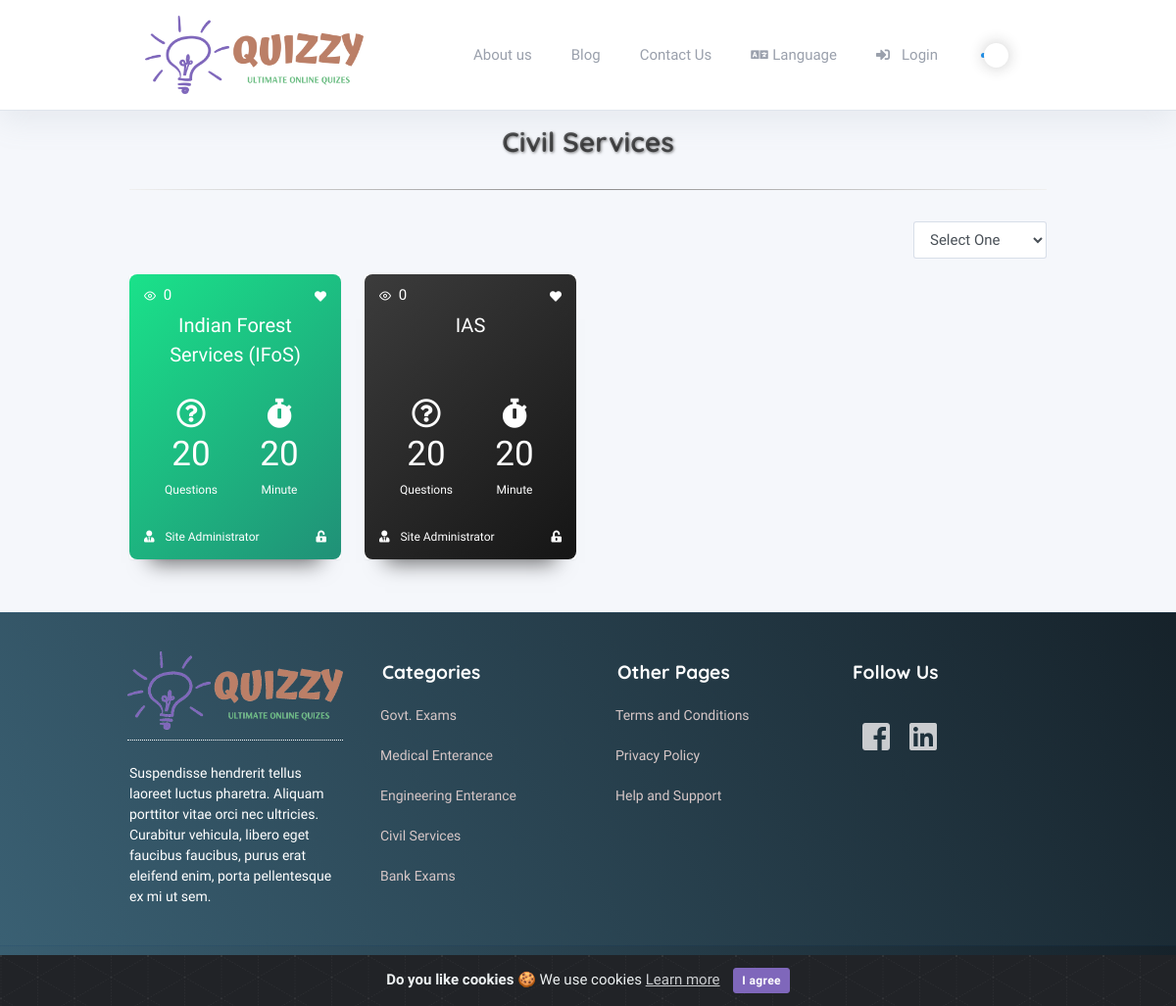
/category/civil-services, run on the app's committed database.
### tables this page shows
CREATE TABLE `settings` (
  `id` int(10) unsigned NOT NULL AUTO_INCREMENT,
  `name` varchar(128) NOT NULL,
  `input_type` enum('input','password','textarea','radio','dropdown','timezones','file') NOT NULL DEFAULT 'input',
  `options` text COMMENT 'Use for radio and dropdown: key|value on each line',
  `is_numeric` enum('0','1') NOT NULL DEFAULT '0' COMMENT 'forces numeric keypad on mobile devices',
  `show_editor` enum('0','1') NOT NULL DEFAULT '0',
  `input_size` enum('large','medium','small') DEFAULT NULL,
  `translate` enum('0','1') NOT NULL DEFAULT '0',
  `help_text` varchar(256) DEFAULT NULL,
  `validation` varchar(128) NOT NULL,
  `sort_order` tinyint(3) unsigned NOT NULL,
  `label` varchar(128) NOT NULL,
  `value` text COMMENT 'If translate is 1, just start with your default language',
  `last_update` datetime DEFAULT NULL,
  `updated_by` int(11) unsigned DEFAULT NULL,
  PRIMARY KEY (`id`),
  UNIQUE KEY `name` (`name`),
  KEY `updated_by` (`updated_by`)
);

CREATE TABLE `pages` (
  `id` int(11) NOT NULL AUTO_INCREMENT,
  `title` varchar(255) NOT NULL DEFAULT '',
  `slug` varchar(255) NOT NULL DEFAULT '',
  `content` longtext,
  `on_menu` tinyint(4) DEFAULT NULL,
  `featured_image` varchar(255) DEFAULT NULL,
  `meta_title` varchar(255) DEFAULT NULL,
  `meta_description` text,
  `meta_keywords` text,
  `added` timestamp NULL DEFAULT NULL,
  `updated` timestamp NULL DEFAULT NULL,
  PRIMARY KEY (`id`)
);

CREATE TABLE `category` (
  `id` int(11) unsigned NOT NULL AUTO_INCREMENT,
  `category_title` varchar(200) NOT NULL,
  `category_slug` varchar(255) DEFAULT NULL,
  `parent_category` varchar(200) NOT NULL,
  `category_description` text NOT NULL,
  `display_on_home` tinyint(4) DEFAULT '0',
  `category_icon` varchar(200) NOT NULL,
  `category_image` varchar(200) NOT NULL,
  `category_status` tinyint(4) NOT NULL DEFAULT '1' COMMENT '1=active,0=inactive',
  `category_is_delete` tinyint(4) NOT NULL DEFAULT '0' COMMENT '0=notdelete,1=softdelete',
  `category_added` timestamp NOT NULL DEFAULT CURRENT_TIMESTAMP,
  `category_updated` timestamp NOT NULL DEFAULT CURRENT_TIMESTAMP ON UPDATE CURRENT_TIMESTAMP,
  PRIMARY KEY (`id`),
  UNIQUE KEY `category_slug` (`category_slug`)
);

CREATE TABLE `quizes` (
  `id` int(11) NOT NULL AUTO_INCREMENT,
  `category_id` int(11) NOT NULL,
  `user_id` int(11) NOT NULL,
  `number_questions` int(11) NOT NULL,
  `price` int(11) NOT NULL,
  `title` varchar(255) NOT NULL,
  `description` text NOT NULL,
  `featured_image` varchar(255) NOT NULL,
  `duration_min` int(11) NOT NULL,
  `leader_board` tinyint(4) DEFAULT NULL,
  `quiz_instruction` longtext,
  `is_random` tinyint(4) DEFAULT '0',
  `is_random_option` tinyint(4) DEFAULT NULL,
  `is_paid` tinyint(4) DEFAULT NULL,
  `meta_title` varchar(255) DEFAULT NULL,
  `meta_description` text,
  `meta_keywords` text,
  `added` timestamp NULL DEFAULT CURRENT_TIMESTAMP,
  `updated` timestamp NULL DEFAULT NULL,
  `deleted` tinyint(4) DEFAULT NULL,
  `is_registered` tinyint(4) DEFAULT NULL,
  `attempt` tinyint(4) DEFAULT NULL,
  PRIMARY KEY (`id`)
);

CREATE TABLE `footer_sections` (
  `id` int(11) NOT NULL AUTO_INCREMENT,
  `section_number` enum('1','2','3','4') DEFAULT NULL,
  `type` enum('image','editor','link','text') DEFAULT NULL,
  `title` varchar(255) DEFAULT NULL,
  `value` longtext,
  `position` int(11) DEFAULT NULL,
  `updated` timestamp NULL DEFAULT NULL,
  PRIMARY KEY (`id`)
);

### application/views/quiz_data_list.php (the view, shortened to what the rows shown need)
<?php
if($quiz_list_data)
{
    foreach ($quiz_list_data as  $quiz_array)
    {
        $quiz_id = $quiz_array->id;
        $lang_id = get_language_data_by_language($this->session->userdata('language'));
        $translate_quiz_title = get_translated_column_value($lang_id,'quizes',$quiz_id,'title');
        $quiz_title = $translate_quiz_title ? $translate_quiz_title : $quiz_array->title;
        $quiz_title = strlen($quiz_title) > 40 ? substr($quiz_title,0,40)."..." : $quiz_title;
        $quiz_user_name = $quiz_array->first_name.' '.$quiz_array->last_name;
        $quiz_user_name = strlen($quiz_user_name) > 20 ? substr($quiz_user_name,0,20)."..." : $quiz_user_name;
        ?>
        <div class="col-xs-6 col-sm-6 col-md-4 col-lg-3">
            <div class="card card-bundle" data-turbolinks="false">
                <div class="thumbnail">
                    <div class="details card-dark-shadow">
                        <div class="quiz_icons">
                            <a href="/javascript:void(0)" class="icon float-left text-white-im"><i class="fe fe-eye mr-1"></i>
                                <span class="value"><?php echo xss_clean($quiz_array->total_view);?></span></a>
                                <a href="/javascript:void(0)" class="icon inline-block ml-3 float-right like-quiz text-white-im">
                                    <?php $like_or_not = (isset($quiz_array->like_id) && !empty($quiz_array->like_id) ? 'text-success' : 'text-muted');?>
                                    <i class="fav_icon fas fa-heart <?php echo xss_clean($like_or_not);?> text-white-im" data-quiz_id="<?php echo xss_clean($quiz_array->id);?>"></i>
                                </a>
                            </div>
                            <div class="framework-logo">
                                <p class="quiz_title"> <?php echo xss_clean($quiz_title); ?> </p>
                                <div class="row quiz_middle_icon">
                                    <div class="col-6 text-center">
                                        <i class="far fa-question-circle"> </i> <br>
                                        <span class="value"><?php echo xss_clean($quiz_array->number_questions); ?> </span> <br>
                                        <?php echo lang('questions') ?>
                                    </div>
                                    <div class="col-6 text-center">
                                        <i class="fas fa-stopwatch"></i>   <br>
                                        <span class="value"><?php echo xss_clean($quiz_array->duration_min); ?></span><br>
                                        <?php echo lang('minutes') ?>
                                    </div>
                                </div>
                            </div>
                            <div class="quiz_bottom_icon row mt-5 pb-3">
                                <div class="col-10 text-left">
                                    <span class="text-white-im">
                                        <i class="fas fa-user-tie mr-2"></i>
                                        <?php echo xss_clean($quiz_user_name); ?>
                                    </span>
                                </div>
                                <div class="col-2 text-right">
                                    <?php
                                    if($quiz_array->price > 0)
                                    {
                                        echo '<i class="fas fa-lock "></i>';
                                        $start_or_pay = lang('quiz_pay_now');
                                    }
                                    else
                                    {
                                        echo '<i class="fas fa-unlock-alt"></i>';
                                    }
                                    ?>
                                </div>
                            </div>
                        </div>
                        </div>
                    </div>
        </div>
            <?php
    }
}
else
{
    ?>
    <div class="col-12 text-center text-danger"> <?php echo lang('no_quiz_found'); ?></div>
    <?php
} ?>

### application/views/quiz.php (shortened to what the rows shown need)
<div class="container">
  <div class="row">
    <div class="col-12 text-center"> <h2 class="heading"><?php echo ucwords($category_data->category_title); ?></h2><hr></div>
  </div>
  <div class="row">
    <?php
      $data['quiz_list_data'] = $quiz_data;
      $this->load->view('quiz_data_list',$data);
    ?>
  </div>
</div>

### assets/themes/quizzy/template.php (shortened to what the rows shown need)
<!DOCTYPE html>
<?php
$is_rtl = '';
if ($this->session->is_rtl)
{
  ?>
  <html lang="en" dir="rtl">
  <?php
  $is_rtl = 'rtl_language';
  $rtl_dir = 'rtl';
  $margin_auto = 'ml-auto';
   $order_two = 'order-2';
}
else
{
  ?>
  <html lang="en">
  <?php
}
?>
<head>
  <?php if (isset($css_files) && is_array($css_files)) : ?>
  <?php foreach ($css_files as $css) : ?>
    <?php if ( ! is_null($css)) : ?>
      <?php $separator = (strstr($css, '?')) ? '&' : '?'; ?>
      <link rel="stylesheet" href="<?php echo xss_clean($css); ?><?php echo xss_clean($separator); ?>v=<?php echo xss_clean($this->settings->site_version); ?>"><?php echo "\n"; ?>
    <?php endif; ?>
  <?php endforeach; ?>
<?php endif; ?>
</head>
<body class="h-100 <?php echo xss_clean($is_rtl); ?>">
  <div class="page">
    <div class="page-main">
      <div class="header py-3 navigation-wrap start-header start-style">
        <div class="container">
          <div class="navbar navbar-expand-lg py-1">
            <a class="header-brand" href="<?php echo base_url()?>">
              <img class="header-brand-img" src="<?php echo base_url('/assets/images/logo/'); ?><?php echo get_admin_setting('site_logo'); ?>">
            </a>
            <div class="collapse navbar-collapse text-right" id="headerMenuCollapse">
              <ul class="navbar-nav nav nav-tabs navbar-right  border-0">
                <?php
                $menu_category_array =  get_header_menu_item_helper();
                if($menu_category_array)
                {
                  foreach ($menu_category_array as $menu_array)
                  {
                    ?>
                    <li class="nav-item">
                      <a href="<?php echo base_url('pages/').$menu_array->slug; ?>" class='nav-link <?php echo (uri_string() == "pages/$menu_array->slug") ? "active" : ""; ?>'>
                        <?php echo ucfirst($menu_array->title); ?></a>
                      </li>
                      <?php
                    }
                  }
                  ?>
                  </ul>
                </div>
              </div>
            </div>
          </div>
          <div class="my-3 my-md-5 header_margin_padding">
            <?php echo ($content) ?>
          </div>
          <div class="footer mt-5">
            <div class="container">
              <div class="row">
                <?php
                $footer_sec_1 =  get_footer_section_helper(1);
                $footer_sec_2 =  get_footer_section_helper(2);
                $footer_sec_3 =  get_footer_section_helper(3);
                $footer_sec_4 =  get_footer_section_helper(4);
                ?>
                <div class="col-lg-3 Footer_section_1">
                  <div class="row">
                    <?php
                    if($footer_sec_1)
                    {
                      foreach ($footer_sec_1 as  $first_section_array)
                      {
                        if($first_section_array->type =='text')
                        {
                          ?>
                          <div class="col-12">
                            <p class="footer_text_1"><?php echo xss_clean($first_section_array->value); ?> </p>
                          </div>
                          <?php
                        }
                        elseif($first_section_array->type =='link')
                        {
                          ?>
                          <div class="col-12 colum_link_section_1">
                            <a class="link_section_1" href="<?php echo xss_clean($first_section_array->value); ?>"> <?php echo xss_clean($first_section_array->title); ?></a>
                          </div>
                          <?php
                        }
                        elseif($first_section_array->type =='image')
                        {
                          ?>
                          <div class="col-12 column_1">
                            <div class="img_content">
                              <?php $img = $first_section_array->value ? $first_section_array->value : 'default.png'; ?>
                              <img src="<?php echo base_url('/assets/images/footer/section/').$img; ?>" class="field_img">
                            </div>
                          </div>
                          <?php
                        }
                      }
                    }
                    ?>
                  </div>
                </div>
                <div class="col-lg-3 Footer_section_2">
                  <div class="row">
                    <?php
                    if($footer_sec_2)
                    {
                      foreach ($footer_sec_2 as  $second_section_array)
                      {
                        if($second_section_array->type =='text')
                        {
                          ?>
                          <div class="col-12">
                            <h4 class="text_heading"><?php echo xss_clean($second_section_array->title); ?> </h4>
                          </div>
                          <?php
                        }
                        elseif($second_section_array->type =='link')
                        {
                          ?>
                          <div class="col-12 colum_link_section_2">
                            <a class="link_section_2" href="<?php echo xss_clean($second_section_array->value); ?>"> <?php echo xss_clean($second_section_array->title); ?></a>
                          </div>
                          <?php
                        }
                      }
                    }
                    ?>
                  </div>
                </div>
                <div class="col-lg-3 Footer_section_3">
                  <div class="row">
                    <?php
                    if($footer_sec_3)
                    {
                      foreach ($footer_sec_3 as  $third_section_array)
                      {
                        if($third_section_array->type =='text')
                        {
                          ?>
                          <div class="col-12">
                            <h4 class="text_heading"><?php echo xss_clean($third_section_array->title); ?> </h4>
                          </div>
                          <?php
                        }
                        elseif($third_section_array->type =='link')
                        {
                          ?>
                          <div class="col-12 colum_link_section_3">
                            <a class="link_section_3" href="<?php echo xss_clean($third_section_array->value); ?>"> <?php echo xss_clean($third_section_array->title); ?></a>
                          </div>
                          <?php
                        }
                      }
                    }
                    ?>
                  </div>
                </div>
                <div class="col-lg-3 Footer_section_4">
                  <div class="row">
                    <?php
                    if($footer_sec_4)
                    {
                      foreach ($footer_sec_4 as  $fourth_section_array)
                      {
                        if($fourth_section_array->type =='text')
                        {
                          ?>
                          <div class="col-12">
                            <h4 class="text_heading"><?php echo xss_clean($fourth_section_array->title); ?> </h4>
                          </div>
                          <?php
                        }
                        elseif($fourth_section_array->type =='link')
                        {
                          ?>
                          <div class="col-12">
                            <a href="<?php echo xss_clean($fourth_section_array->value); ?>"> <?php echo xss_clean($fourth_section_array->title); ?></a>
                          </div>
                          <?php
                        }
                        elseif($fourth_section_array->type =='editor')
                        {
                          ?>
                          <div class="col-12">
                            <?php echo xss_clean($fourth_section_array->value); ?>
                          </div>
                          <?php
                        }
                      }
                    }
                    ?>
                  </div>
                </div>
              </div>
            </div>
          </div>
        </div>
      </div>
</body>
</html>

### data on the page
settings: value (picture)
pages: title "About us"
category: category_title "Civil Services"
quizes: total_view "0", title "Indian Forest Services (IFoS)", number_questions "20", duration_min "20", quiz_user_name "Site Administrator", price 0 (drawn)
quizes: total_view "0", title "IAS", number_questions "20", duration_min "20", quiz_user_name "Site Administrator", price 0 (drawn)
footer_sections: value (picture)
footer_sections: value "Suspendisse hendrerit tellus laoreet luctus pharetra. Aliquam porttitor vitae orci nec ultricies. Curabitur vehicula, libero eget faucibus faucibus, purus erat eleifend enim, porta pellentesque ex mi ut sem."
footer_sections: title "Categories"
footer_sections: title "Govt. Exams"
footer_sections: title "Medical Enterance"
footer_sections: title "Engineering Enterance"
footer_sections: title "Civil Services"
footer_sections: title "Bank Exams"
footer_sections: title "Other Pages"
footer_sections: title "Terms and Conditions"
footer_sections: title "Privacy Policy"
footer_sections: title "Help and Support"
footer_sections: title "Follow Us"

### other printed values
lang('admin_blog') "Blog"
lang('contact_title') "Contact Us"
lang('front_language') "Language"
lang('login') "Login"
